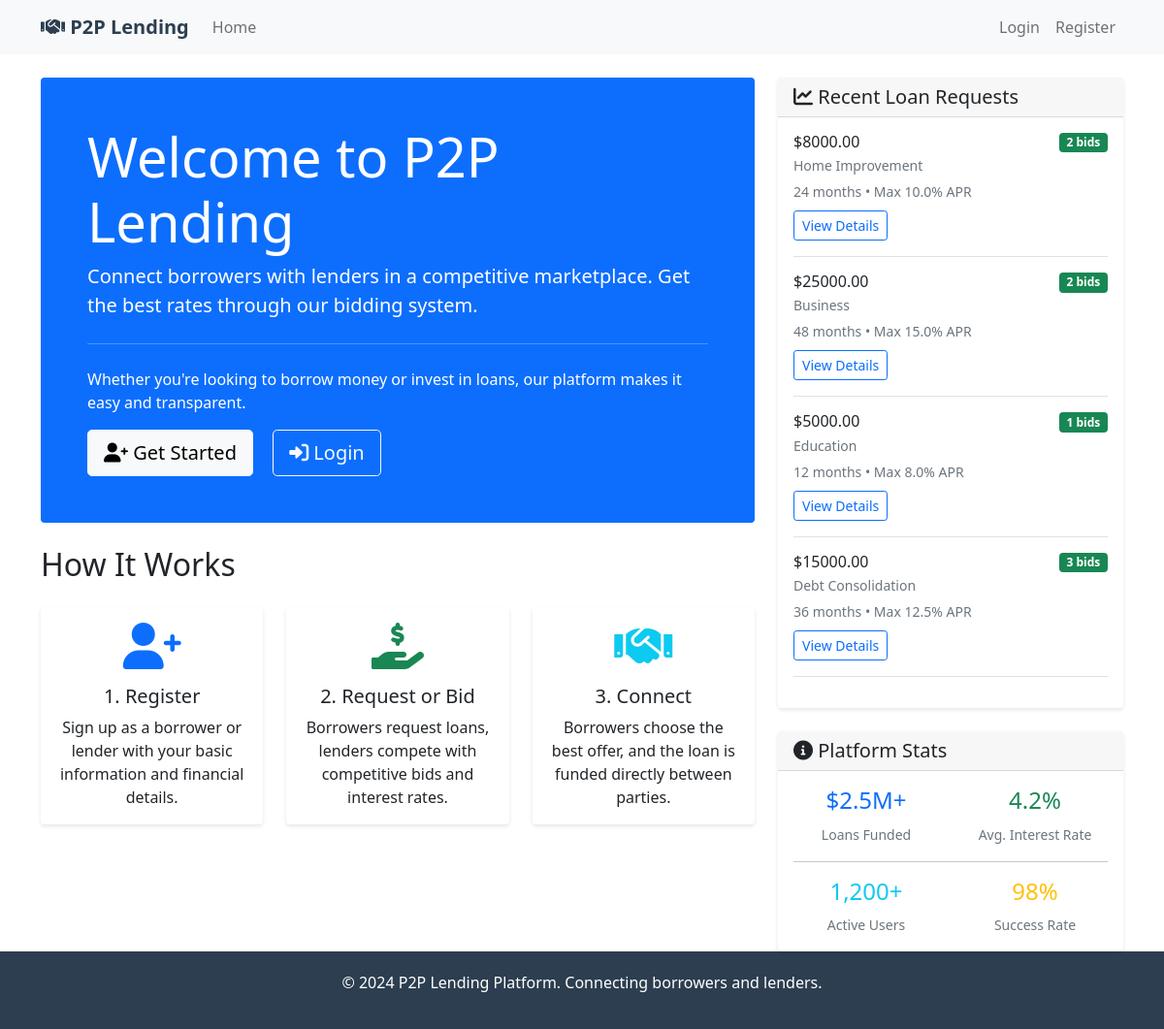
The page / on the database its author committed.
### app.py (models this page shows)
class LoanRequest(db.Model):
    id = db.Column(db.Integer, primary_key=True)
    borrower_id = db.Column(db.Integer, db.ForeignKey('user.id'), nullable=False)
    amount = db.Column(db.Float, nullable=False)
    purpose = db.Column(db.String(200), nullable=False)
    term_months = db.Column(db.Integer, nullable=False)
    max_interest_rate = db.Column(db.Float, nullable=False)
    description = db.Column(db.Text)
    status = db.Column(db.String(20), default='open')  # 'open', 'funded', 'closed'
    created_at = db.Column(db.DateTime, default=datetime.utcnow)
    expires_at = db.Column(db.DateTime)
    bids = db.relationship('Bid', backref='loan_request', lazy=True, cascade='all, delete-orphan')

### app.py (the view)
@app.route('/')
def index():
    recent_loans = LoanRequest.query.filter_by(status='open').order_by(LoanRequest.created_at.desc()).limit(5).all()
    return render_template('index.html', recent_loans=recent_loans)

### templates/index.html (shortened to what this page needs)
{% extends "base.html" %}
{% block content %}
<div class="row">
    <div class="col-lg-8">
        <div class="jumbotron bg-primary text-white p-5 rounded mb-4">
            <h1 class="display-4">Welcome to P2P Lending</h1>
            <p class="lead">Connect borrowers with lenders in a competitive marketplace. Get the best rates through our bidding system.</p>
            <hr class="my-4">
            <p>Whether you're looking to borrow money or invest in loans, our platform makes it easy and transparent.</p>
            {% if not current_user.is_authenticated %}
            <a class="btn btn-light btn-lg me-3" href="{{ url_for('register') }}" role="button">
                <i class="fas fa-user-plus"></i> Get Started
            </a>
            <a class="btn btn-outline-light btn-lg" href="{{ url_for('login') }}" role="button">
                <i class="fas fa-sign-in-alt"></i> Login
            </a>
            {% endif %}
        </div>
        <h2 class="mb-4">How It Works</h2>
        <div class="row">
            <div class="col-md-4 mb-4">
                <div class="card h-100">
                    <div class="card-body text-center">
                        <i class="fas fa-user-plus fa-3x text-primary mb-3"></i>
                        <h5 class="card-title">1. Register</h5>
                        <p class="card-text">Sign up as a borrower or lender with your basic information and financial details.</p>
                    </div>
                </div>
            </div>
            <div class="col-md-4 mb-4">
                <div class="card h-100">
                    <div class="card-body text-center">
                        <i class="fas fa-hand-holding-usd fa-3x text-success mb-3"></i>
                        <h5 class="card-title">2. Request or Bid</h5>
                        <p class="card-text">Borrowers request loans, lenders compete with competitive bids and interest rates.</p>
                    </div>
                </div>
            </div>
            <div class="col-md-4 mb-4">
                <div class="card h-100">
                    <div class="card-body text-center">
                        <i class="fas fa-handshake fa-3x text-info mb-3"></i>
                        <h5 class="card-title">3. Connect</h5>
                        <p class="card-text">Borrowers choose the best offer, and the loan is funded directly between parties.</p>
                    </div>
                </div>
            </div>
        </div>
    </div>
    <div class="col-lg-4">
        <div class="card">
            <div class="card-header">
                <h5 class="mb-0"><i class="fas fa-chart-line"></i> Recent Loan Requests</h5>
            </div>
            <div class="card-body">
                {% if recent_loans %}
                    {% for loan in recent_loans %}
                    <div class="border-bottom pb-3 mb-3">
                        <div class="d-flex justify-content-between align-items-start">
                            <div>
                                <h6 class="mb-1">${{ "%.2f"|format(loan.amount) }}</h6>
                                <p class="mb-1 text-muted small">{{ loan.purpose }}</p>
                                <small class="text-muted">
                                    {{ loan.term_months }} months • Max {{ loan.max_interest_rate }}% APR
                                </small>
                            </div>
                            <span class="badge bg-success">{{ loan.bids|length }} bids</span>
                        </div>
                        <div class="mt-2">
                            <a href="{{ url_for('loan_details', loan_id=loan.id) }}" class="btn btn-sm btn-outline-primary">
                                View Details
                            </a>
                        </div>
                    </div>
                    {% endfor %}
                {% else %}
                    <p class="text-muted">No recent loan requests.</p>
                {% endif %}
            </div>
        </div>
        <div class="card mt-4">
            <div class="card-header">
                <h5 class="mb-0"><i class="fas fa-info-circle"></i> Platform Stats</h5>
            </div>
            <div class="card-body">
                <div class="row text-center">
                    <div class="col-6">
                        <h4 class="text-primary">$2.5M+</h4>
                        <small class="text-muted">Loans Funded</small>
                    </div>
                    <div class="col-6">
                        <h4 class="text-success">4.2%</h4>
                        <small class="text-muted">Avg. Interest Rate</small>
                    </div>
                </div>
                <hr>
                <div class="row text-center">
                    <div class="col-6">
                        <h4 class="text-info">1,200+</h4>
                        <small class="text-muted">Active Users</small>
                    </div>
                    <div class="col-6">
                        <h4 class="text-warning">98%</h4>
                        <small class="text-muted">Success Rate</small>
                    </div>
                </div>
            </div>
        </div>
    </div>
</div>
{% endblock %}

### templates/base.html (shortened to what this page needs)
<!DOCTYPE html>
<html lang="en">
<head>
    <link href="https://cdn.jsdelivr.net/npm/bootstrap@5.1.3/dist/css/bootstrap.min.css" rel="stylesheet">
    <link href="https://cdnjs.cloudflare.com/ajax/libs/font-awesome/6.0.0/css/all.min.css" rel="stylesheet">
</head>
<body>
    <nav class="navbar navbar-expand-lg navbar-light bg-light">
        <div class="container">
            <a class="navbar-brand" href="{{ url_for('index') }}">
                <i class="fas fa-handshake"></i> P2P Lending
            </a>
            <div class="collapse navbar-collapse" id="navbarNav">
                <ul class="navbar-nav me-auto">
                    <li class="nav-item">
                        <a class="nav-link" href="{{ url_for('index') }}">Home</a>
                    </li>
                </ul>
                <ul class="navbar-nav">
                    {% if current_user.is_authenticated %}
                    <li class="nav-item dropdown">
                        <a class="nav-link dropdown-toggle" href="#" id="navbarDropdown" role="button" data-bs-toggle="dropdown">
                            <i class="fas fa-user"></i> {{ current_user.first_name }}
                        </a>
                        <ul class="dropdown-menu">
                            <li><a class="dropdown-item" href="{{ url_for('dashboard') }}">Dashboard</a></li>
                            <li><hr class="dropdown-divider"></li>
                            <li><a class="dropdown-item" href="{{ url_for('logout') }}">Logout</a></li>
                        </ul>
                    </li>
                    {% else %}
                    <li class="nav-item">
                        <a class="nav-link" href="{{ url_for('login') }}">Login</a>
                    </li>
                    <li class="nav-item">
                        <a class="nav-link" href="{{ url_for('register') }}">Register</a>
                    </li>
                    {% endif %}
                </ul>
            </div>
        </div>
    </nav>
    <main class="container mt-4">
        {% block content %}{% endblock %}
    </main>
    <footer class="footer mt-auto">
        <div class="container text-center">
            <p>&copy; 2024 P2P Lending Platform. Connecting borrowers and lenders.</p>
        </div>
    </footer>
</body>
</html>

### templates/base.html (style rules this page uses)
.navbar-brand { font-weight: bold; color: #2c3e50 !important; }
.card { box-shadow: 0 2px 4px rgba(0,0,0,0.1); border: none; }
.footer { background-color: #2c3e50; color: white; padding: 20px 0; margin-top: 50px; }

### rows shown on the page
LoanRequest: amount "8000.00", purpose "Home Improvement", term_months "24", max_interest_rate "10.0", bids|length "2"
LoanRequest: amount "25000.00", purpose "Business", term_months "48", max_interest_rate "15.0", bids|length "2"
LoanRequest: amount "5000.00", purpose "Education", term_months "12", max_interest_rate "8.0", bids|length "1"
LoanRequest: amount "15000.00", purpose "Debt Consolidation", term_months "36", max_interest_rate "12.5", bids|length "3"
